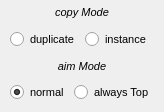
   <widget class="QWidget" name="verticalLayoutWidget">
    <property name="geometry">
     <rect>
      <x>30</x>
      <y>191</y>
      <width>161</width>
      <height>112</height>
     </rect>
    </property>
    <layout class="QVBoxLayout" name="verticalLayout">
     <property name="spacing">
      <number>5</number>
     </property>
     <property name="leftMargin">
      <number>5</number>
     </property>
     <property name="topMargin">
      <number>5</number>
     </property>
     <property name="rightMargin">
      <number>5</number>
     </property>
     <property name="bottomMargin">
      <number>5</number>
     </property>
     <item>
      <widget class="QLabel" name="label_copyMode">
       <property name="font">
        <font>
         <family>Arial</family>
         <pointsize>8</pointsize>
         <italic>true</italic>
        </font>
       </property>
       <property name="text">
        <string>copy Mode</string>
       </property>
       <property name="alignment">
        <set>Qt::AlignCenter</set>
       </property>
      </widget>
     </item>
     <item>
      <layout class="QHBoxLayout" name="horizontalLayout">
       <property name="spacing">
        <number>5</number>
       </property>
       <property name="leftMargin">
        <number>5</number>
       </property>
       <property name="topMargin">
        <number>5</number>
       </property>
       <property name="rightMargin">
        <number>5</number>
       </property>
       <property name="bottomMargin">
        <number>5</number>
       </property>
       <item>
        <widget class="QRadioButton" name="radioButton_duplicate">
         <property name="font">
          <font>
           <family>Arial</family>
           <pointsize>8</pointsize>
          </font>
         </property>
         <property name="text">
          <string>duplicate</string>
         </property>
         <property name="checked">
          <bool>true</bool>
         </property>
        </widget>
       </item>
       <item>
        <widget class="QRadioButton" name="radioButton_instance">
         <property name="font">
          <font>
           <family>Arial</family>
           <pointsize>8</pointsize>
          </font>
         </property>
         <property name="text">
          <string>instance</string>
         </property>
        </widget>
       </item>
      </layout>
     </item>
     <item>
      <widget class="QLabel" name="label_copyMode_3">
       <property name="font">
        <font>
         <family>Arial</family>
         <pointsize>8</pointsize>
         <italic>true</italic>
        </font>
       </property>
       <property name="text">
        <string>aim Mode</string>
       </property>
       <property name="alignment">
        <set>Qt::AlignCenter</set>
       </property>
      </widget>
     </item>
     <item>
      <layout class="QHBoxLayout" name="horizontalLayout_2">
       <property name="spacing">
        <number>5</number>
       </property>
       <property name="leftMargin">
        <number>5</number>
       </property>
       <property name="topMargin">
        <number>5</number>
       </property>
       <property name="rightMargin">
        <number>5</number>
       </property>
       <property name="bottomMargin">
        <number>5</number>
       </property>
       <item>
        <widget class="QRadioButton" name="radioButton_normal">
         <property name="font">
          <font>
           <family>Arial</family>
           <pointsize>8</pointsize>
          </font>
         </property>
         <property name="text">
          <string>normal</string>
         </property>
         <property name="checked">
          <bool>true</bool>
         </property>
        </widget>
       </item>
       <item>
        <widget class="QRadioButton" name="radioButton_alwaysTop">
         <property name="font">
          <font>
           <family>Arial</family>
           <pointsize>8</pointsize>
          </font>
         </property>
         <property name="text">
          <string>always Top</string>
         </property>
        </widget>
       </item>
      </layout>
     </item>
    </layout>
   </widget>
